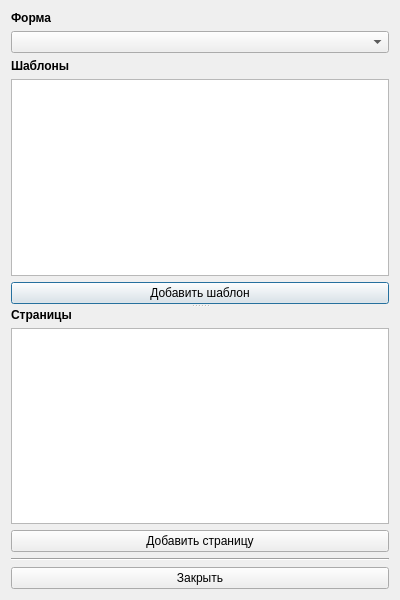
<?xml version="1.0" encoding="UTF-8"?>
<ui version="4.0">
 <class>TemplatesListDialogWindow</class>
 <widget class="QDialog" name="TemplatesListDialogWindow">
  <property name="geometry">
   <rect>
    <x>0</x>
    <y>0</y>
    <width>400</width>
    <height>600</height>
   </rect>
  </property>
  <property name="minimumSize">
   <size>
    <width>300</width>
    <height>0</height>
   </size>
  </property>
  <property name="maximumSize">
   <size>
    <width>16777215</width>
    <height>16777215</height>
   </size>
  </property>
  <property name="windowTitle">
   <string>Dialog</string>
  </property>
  <layout class="QVBoxLayout" name="verticalLayout_3">
   <item>
    <widget class="QLabel" name="label_form">
     <property name="text">
      <string>&lt;html&gt;&lt;head/&gt;&lt;body&gt;&lt;p&gt;&lt;span style=&quot; font-weight:700;&quot;&gt;Форма&lt;/span&gt;&lt;/p&gt;&lt;/body&gt;&lt;/html&gt;</string>
     </property>
    </widget>
   </item>
   <item>
    <widget class="QComboBox" name="combox_forms"/>
   </item>
   <item>
    <widget class="QSplitter" name="splitter">
     <property name="orientation">
      <enum>Qt::Vertical</enum>
     </property>
     <widget class="QWidget" name="verticalLayoutWidget">
      <layout class="QVBoxLayout" name="vl_templates">
       <item>
        <widget class="QLabel" name="label_template">
         <property name="text">
          <string>&lt;html&gt;&lt;head/&gt;&lt;body&gt;&lt;p&gt;&lt;span style=&quot; font-weight:700;&quot;&gt;Шаблоны&lt;/span&gt;&lt;/p&gt;&lt;/body&gt;&lt;/html&gt;</string>
         </property>
        </widget>
       </item>
       <item>
        <widget class="QListWidget" name="lw_templates"/>
       </item>
       <item>
        <widget class="QPushButton" name="btn_add_template">
         <property name="text">
          <string>Добавить шаблон</string>
         </property>
        </widget>
       </item>
      </layout>
     </widget>
     <widget class="QWidget" name="verticalLayoutWidget_2">
      <layout class="QVBoxLayout" name="vl_pages">
       <item>
        <widget class="QLabel" name="label_pages">
         <property name="text">
          <string>&lt;html&gt;&lt;head/&gt;&lt;body&gt;&lt;p&gt;&lt;span style=&quot; font-weight:700;&quot;&gt;Страницы&lt;/span&gt;&lt;/p&gt;&lt;/body&gt;&lt;/html&gt;</string>
         </property>
        </widget>
       </item>
       <item>
        <widget class="QListWidget" name="lw_pages"/>
       </item>
       <item>
        <widget class="QPushButton" name="btn_add_page">
         <property name="text">
          <string>Добавить страницу</string>
         </property>
        </widget>
       </item>
      </layout>
     </widget>
    </widget>
   </item>
   <item>
    <widget class="Line" name="line">
     <property name="orientation">
      <enum>Qt::Horizontal</enum>
     </property>
    </widget>
   </item>
   <item>
    <widget class="QPushButton" name="btn_close">
     <property name="text">
      <string>Закрыть</string>
     </property>
    </widget>
   </item>
  </layout>
 </widget>
 <resources>
  <include location="../../resources.qrc"/>
 </resources>
 <connections/>
</ui>
